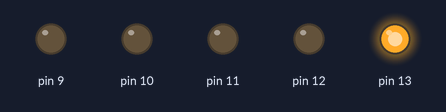
Recording of a sketch running on a simulated Arduino Uno, built with avr-gcc and run on an emulated ATmega328P. Shown: output pins drawn as LEDs (lit = HIGH).

Above: at 0.02 s.
At 0.77 s:
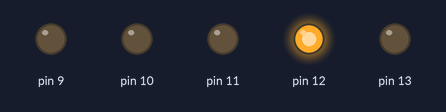
At 1.47 s:
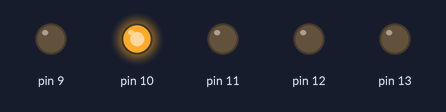
At 2.22 s:
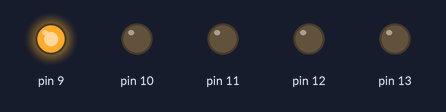
At 2.92 s:
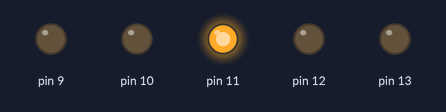
Timing chart, 0 to 3.2 s (numbered marks = the images above):
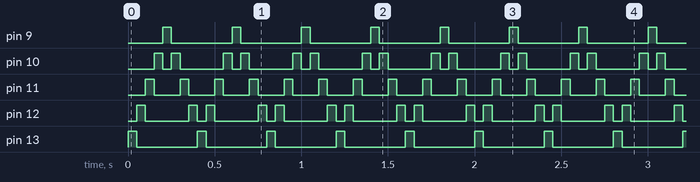

The sketch:

superMaquina.ino
```cpp
/**
 * Sequencial de LEDs (Efeito Supermáquina)
 * @author - Leandro Derwin
 */
void setup() {
  pinMode(13, OUTPUT);
  pinMode(12, OUTPUT);
  pinMode(11, OUTPUT);
  pinMode(10, OUTPUT);
  pinMode(9, OUTPUT);

}

void loop() {

  int efeito = 50;
  for (int i=13; i>=9; i--) {
    digitalWrite(i,HIGH);
    delay(efeito);
    digitalWrite(i,LOW);
  }

  for (int i=10; i<13; i++) {
    digitalWrite(i,HIGH);
    delay(efeito);
    digitalWrite(i,LOW);

  }


}
```

Measured:
- by itself, pin 9, pin 13: alternates HIGH for 0.05 s and LOW for 0.35 s
- by itself, pin 10: repeats every 0.40 s: LOW 0.05 s, HIGH 0.05 s, LOW 0.25 s, HIGH 0.05 s
- by itself, pin 11: alternates HIGH for 0.05 s and LOW for 0.15 s
- by itself, pin 12: repeats every 0.40 s: LOW 0.25 s, HIGH 0.05 s, LOW 0.05 s, HIGH 0.05 s
